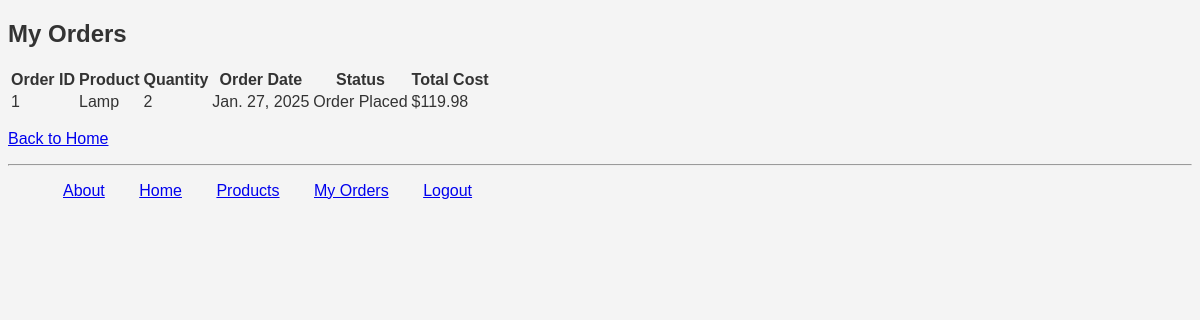
Page /myapp/myorders/ (signed in) on the earlier database version.
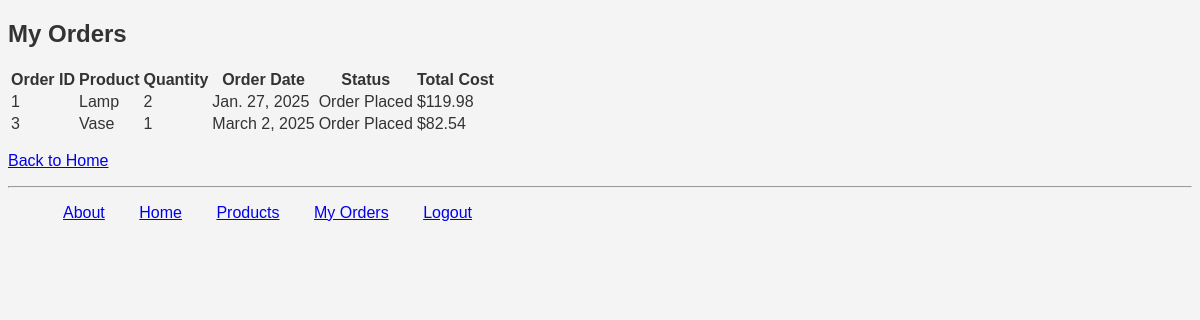
Same page on the later database version.
### myapp/models.py (models this page shows, shortened)
class Order(models.Model):  # Move this out of the Client class
    ORDER_STATUS_CHOICES = [
        (0, 'Order Cancelled'),
        (1, 'Order Placed'),
        (2, 'Order Shipped'),
        (3, 'Order Delivered'),
    ]
    product = models.ForeignKey(Product, on_delete=models.CASCADE)
    client = models.ForeignKey(Client, on_delete=models.CASCADE)
    num_units = models.PositiveIntegerField()
    order_status = models.PositiveIntegerField(choices=ORDER_STATUS_CHOICES, default=1)
    order_date = models.DateField()
    def total_cost(self):
        return self.product.price * self.num_units

class Product(models.Model):
    category = models.ForeignKey(Category, related_name='products', on_delete=models.CASCADE)
    name = models.CharField(max_length=200)
    price = models.DecimalField(max_digits=10, decimal_places=2)
    stock = models.PositiveIntegerField(default=100)
    available = models.BooleanField(default=True)
    description = models.TextField(null=True, blank=True)
    interested = models.PositiveIntegerField(default=0)

### myapp/views.py (the view)
# urls.py: path('myorders/', views.myorders, name='myorders'),  # My Orders page
@login_required
def myorders(request):
    if hasattr(request.user, 'client'):
        orders = Order.objects.filter(client=request.user.client)
        return render(request, 'myapp/myorders.html', {'orders': orders})
    else:
        return render(request, 'myapp/myorders.html',
                     {'message': 'You are not a registered client!'})

### myapp/templates/myapp/myorders.html (shortened to what this page needs)
{% extends 'myapp/base.html' %}
{% block body_block %}
    <h2>My Orders</h2>
    {% if message %}
        <p><strong>{{ message }}</strong></p>
    {% else %}
        {% if orders %}
            <table>
                <thead>
                    <tr>
                        <th>Order ID</th>
                        <th>Product</th>
                        <th>Quantity</th>
                        <th>Order Date</th>
                        <th>Status</th>
                        <th>Total Cost</th>
                    </tr>
                </thead>
                <tbody>
                    {% for order in orders %}
                        <tr>
                            <td>{{ order.id }}</td>
                            <td>{{ order.product.name }}</td>
                            <td>{{ order.num_units }}</td>
                            <td>{{ order.order_date }}</td>
                            <td>{{ order.get_order_status_display }}</td>
                            <td>${{ order.total_cost }}</td>
                        </tr>
                    {% endfor %}
                </tbody>
            </table>
        {% else %}
            <p><strong>You have not placed any orders yet.</strong></p>
        {% endif %}
    {% endif %}
    <p><a href="{% url 'myapp:index' %}">Back to Home</a></p>
{% endblock %}

### myapp/templates/myapp/base.html (shortened to what this page needs)
<!DOCTYPE html>
{% load static %}
<html>
<head>
    <link rel="stylesheet" type="text/css" href="{% static '/myapp/style.css' %}" />
</head>
<body>
    <div>
        {% block body_block %}{% endblock %}
    </div>
    <hr />
    <div>
        <ul>
            <li class="hbar1"><a href="{% url 'myapp:about' %}">About</a></li>
            <li class="hbar1"><a href="{% url 'myapp:index' %}">Home</a></li>
            <li class="hbar1"><a href="{% url 'myapp:products' %}">Products</a></li>
            {% if user.is_authenticated %}
                <li class="hbar1"><a href="{% url 'myapp:myorders' %}">My Orders</a></li>
                <li class="hbar1"><a href="{% url 'myapp:logout' %}">Logout</a></li>
            {% else %}
                <li class="hbar1"><a href="{% url 'myapp:login' %}">Login</a></li>
            {% endif %}
        </ul>
    </div>
</body>
</html>

### myapp/static/myapp/style.css (style rules this page uses)
body { background-color: #f4f4f4; color: #333; font-size: 16px; font-family: Arial, sans-serif; }
.hbar1 { display: inline; margin: 15px; }

Differences in the rows shown:
added Order: id "3", product.name "Vase", num_units "1", order_date "March 2, 2025", order_status "Order Placed", total_cost "82.54"
